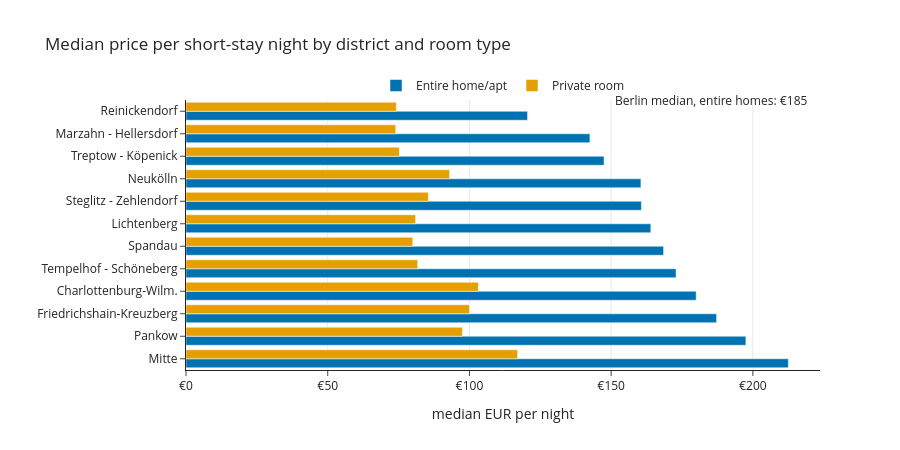

Notebook code for this chart:
### Markdown cell above
Next we modify the same figure afterwards: `update_xaxes(tickprefix="€")` adds a currency sign, `update_layout(legend=...)` moves the legend above the plot, `add_shape` draws a reference line at the citywide median for entire homes (in "paper" coordinates for y, so it spans the whole plot), and `add_annotation` labels it.

### Code cell
city = two.loc[two["room_type"] == "Entire home/apt", "price"].median()
fig.update_xaxes(tickprefix="€", showgrid=True)
fig.update_layout(legend=dict(title=None, orientation="h", y=1, yanchor="bottom", x=0.5, xanchor="center"))
fig.add_shape(type="line", x0=city, x1=city, y0=0, y1=1, yref="paper", line_dash="dot", line_color="grey")
fig.add_annotation(x=city, y=1, yref="paper", text=f"Berlin median, entire homes: €{city:.0f}", showarrow=False, yshift=10)
fig.show()

### Figure 1 — Plotly figure (JSON) as saved in the notebook; plotly's stock layout.template omitted (floating-point values rounded to 4 significant figures)
{"data": [{"alignmentgroup": "True", "hovertemplate": "room type=Entire home/apt<br>median EUR per night=%{x}<br>=%{y}<extra></extra>", "legendgroup": "Entire home/apt", "marker": {"color": "#0072B2", "pattern": {"shape": ""}}, "name": "Entire home/apt", "offsetgroup": "Entire home/apt", "orientation": "h", "showlegend": true, "textposition": "auto", "type": "bar", "x": [180.0, 187.2, 164.0, 142.5, 212.5, 160.5, 197.5, 120.5, 168.5, 160.7, 172.9, 147.5], "xaxis": "x", "y": ["Charlottenburg-Wilm.", "Friedrichshain-Kreuzberg", "Lichtenberg", "Marzahn - Hellersdorf", "Mitte", "Neukölln", "Pankow", "Reinickendorf", "Spandau", "Steglitz - Zehlendorf", "Tempelhof - Schöneberg", "Treptow - Köpenick"], "yaxis": "y"}, {"alignmentgroup": "True", "hovertemplate": "room type=Private room<br>median EUR per night=%{x}<br>=%{y}<extra></extra>", "legendgroup": "Private room", "marker": {"color": "#E69F00", "pattern": {"shape": ""}}, "name": "Private room", "offsetgroup": "Private room", "orientation": "h", "showlegend": true, "textposition": "auto", "type": "bar", "x": [103.1, 100.0, 81.0, 74.0, 117.0, 93.0, 97.5, 74.2, 80.0, 85.5, 81.75, 75.25], "xaxis": "x", "y": ["Charlottenburg-Wilm.", "Friedrichshain-Kreuzberg", "Lichtenberg", "Marzahn - Hellersdorf", "Mitte", "Neukölln", "Pankow", "Reinickendorf", "Spandau", "Steglitz - Zehlendorf", "Tempelhof - Schöneberg", "Treptow - Köpenick"], "yaxis": "y"}], "layout": {"annotations": [{"showarrow": false, "text": "Berlin median, entire homes: €185", "x": 185.2, "y": 1, "yref": "paper", "yshift": 10}], "barmode": "group", "height": 450, "legend": {"orientation": "h", "title": {}, "tracegroupgap": 0, "x": 0.5, "xanchor": "center", "y": 1, "yanchor": "bottom"}, "shapes": [{"line": {"color": "grey", "dash": "dot"}, "type": "line", "x0": 185.2, "x1": 185.2, "y0": 0, "y1": 1, "yref": "paper"}], "title": {"text": "Median price per short-stay night by district and room type"}, "xaxis": {"anchor": "y", "domain": [0.0, 1.0], "showgrid": true, "tickprefix": "€", "title": {"text": "median EUR per night"}}, "yaxis": {"anchor": "x", "categoryarray": ["Mitte", "Pankow", "Friedrichshain-Kreuzberg", "Charlottenburg-Wilm.", "Tempelhof - Schöneberg", "Spandau", "Lichtenberg", "Steglitz - Zehlendorf", "Neukölln", "Treptow - Köpenick", "Marzahn - Hellersdorf", "Reinickendorf"], "categoryorder": "array", "domain": [0.0, 1.0], "title": {"text": ""}}}}
